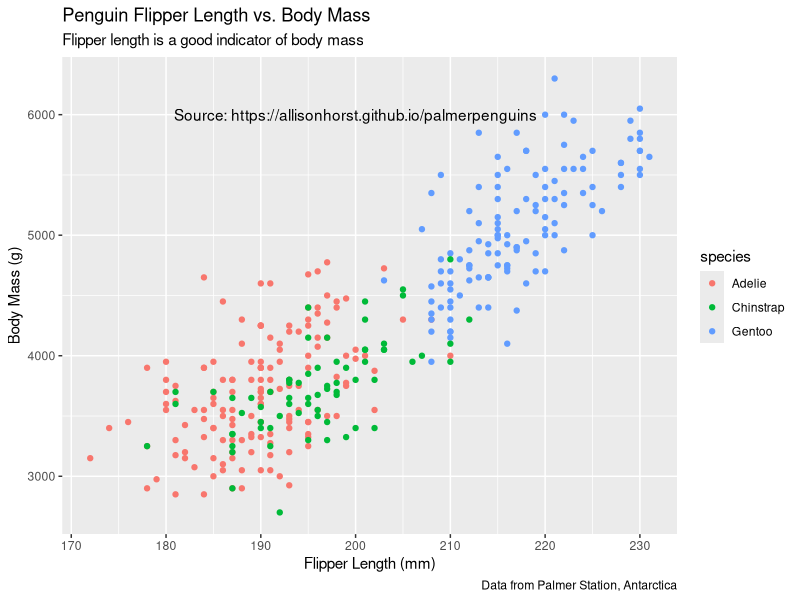

This figure's R source:
library('ggplot2')
library('palmerpenguins')

p <- ggplot(data = penguins) + geom_point(mapping = aes(x = flipper_length_mm, y = body_mass_g, color = species)) +
  labs(title = "Penguin Flipper Length vs. Body Mass",
       subtitle = "Flipper length is a good indicator of body mass",
         caption = "Data from Palmer Station, Antarctica",
       x = "Flipper Length (mm)",
       y = "Body Mass (g)") 
        annotate("text", x = 200, y = 6000, label = "Source: https://allisonhorst.github.io/palmerpenguins")


p + annotate("text", x = 200, y = 6000, label = "Source: https://allisonhorst.github.io/palmerpenguins")
